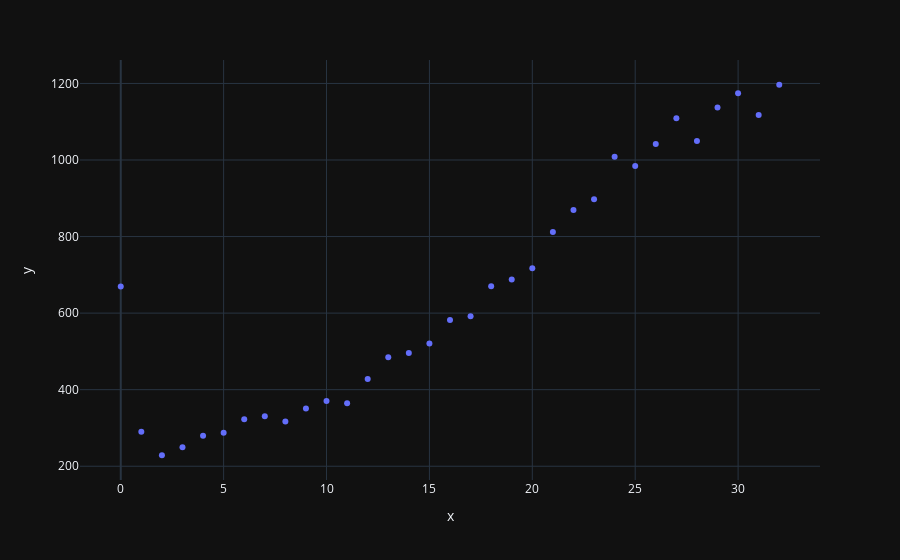

The notebook cell saved with this chart:
### Code cell
fig = px.scatter(x=np.arange(len(anisotropy_vec)), y=n_cells_vec)
fig.show()

### Figure 1 — Plotly figure (JSON) as saved in the notebook; plotly's stock layout.template omitted (floating-point values rounded to 4 significant figures)
{"data": [{"hovertemplate": "x=%{x}<br>y=%{y}<extra></extra>", "legendgroup": "", "marker": {"color": "#636efa", "symbol": "circle"}, "mode": "markers", "name": "", "orientation": "v", "showlegend": false, "type": "scatter", "x": [0, 1, 2, 3, 4, 5, 6, 7, 8, 9, 10, 11, 12, 13, 14, 15, 16, 17, 18, 19, 20, 21, 22, 23, 24, 25, 26, 27, 28, 29, 30, 31, 32], "xaxis": "x", "y": [669.2, 289.9, 228.6, 249.6, 279.4, 287.5, 322.7, 330.6, 316.6, 350.7, 370.1, 364.5, 428.0, 484.6, 496.0, 520.5, 581.7, 591.6, 670.1, 688.0, 717.0, 812.1, 869.3, 897.4, 1009.0, 984.5, 1042.0, 1109.0, 1050.0, 1137.0, 1174.0, 1118.0, 1197.0], "yaxis": "y"}], "layout": {"autosize": true, "legend": {"tracegroupgap": 0}, "margin": {"t": 60}, "xaxis": {"anchor": "y", "autorange": true, "domain": [0, 1], "range": [-1.902, 33.9], "title": {"text": "x"}, "type": "linear"}, "yaxis": {"anchor": "x", "autorange": true, "domain": [0, 1], "range": [153.7, 1272.0], "title": {"text": "y"}, "type": "linear"}}}
